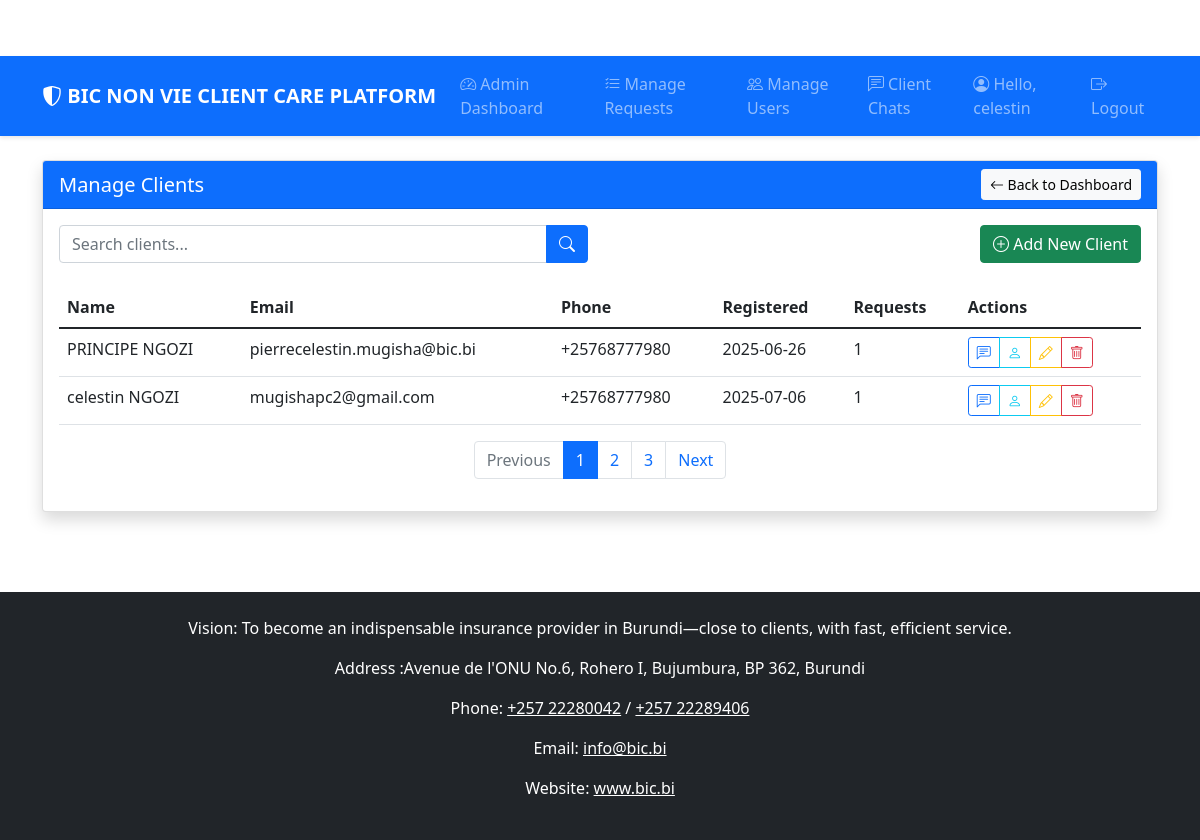
The page /admin/manage-users (signed in) on the database its author committed.
### app.py (models this page shows, shortened)
class User(UserMixin, db.Model):
    id = db.Column(db.Integer, primary_key=True)
    email = db.Column(db.String(100), unique=True, nullable=False)
    password = db.Column(db.String(100), nullable=False)
    first_name = db.Column(db.String(50), nullable=False)
    last_name = db.Column(db.String(50), nullable=False)
    phone = db.Column(db.String(20))
    role = db.Column(db.String(20), default='client')  # 'client' or 'admin'
    created_at = db.Column(db.DateTime, default=datetime.utcnow)
    auto_insurance_requests = db.relationship('AutoInsuranceRequest', back_populates='user', lazy=True)
    travel_insurance_requests = db.relationship('TravelInsuranceRequest', back_populates='user', lazy=True)
    comesa_insurance_requests = db.relationship('ComesaInsuranceRequest', back_populates='user', lazy=True)
    accident_declarations = db.relationship('AccidentDeclaration', back_populates='user', lazy=True)
    messages_sent = db.relationship(
        'Message',
        foreign_keys='Message.user_id',
        backref='sender',
        lazy=True
    )
    messages_received = db.relationship(
        'Message',
        foreign_keys='Message.admin_id',
        backref='receiver',
        lazy=True
    )

### app.py (the view)
@app.route('/admin/manage-users')
@login_required
@admin_required
def manage_users():
    search = request.args.get('search', '')
    if search:
        users = User.query.filter(
            (User.role == 'client') &
            ((User.first_name.ilike(f'%{search}%')) |
             (User.last_name.ilike(f'%{search}%')) |
             (User.email.ilike(f'%{search}%')) |
             (User.phone.ilike(f'%{search}%')))
        ).all()
    else:
        users = User.query.filter_by(role='client').all()
    return render_template('admin/manage_users.html', users=users, search=search)

### app.py (called while the page is built)
def admin_required(f):
    @wraps(f)
    def decorated_function(*args, **kwargs):
        if not current_user.is_authenticated or current_user.role != 'admin':
            abort(403)
        return f(*args, **kwargs)
    return decorated_function

@app.context_processor
def inject_datetime():
    return {'datetime': datetime}

@login_manager.user_loader
def load_user(user_id):
    return User.query.get(int(user_id))

@app.context_processor
def inject_now():
    return {'now': datetime.now()}

### templates/admin/manage_users.html (shortened to what this page needs)
{% extends "base.html" %}
{% block content %}
<div class="row">
    <div class="col-12">
        <div class="card">
            <div class="card-header bg-primary text-white">
                <div class="d-flex justify-content-between align-items-center">
                    <h5 class="mb-0">Manage Clients</h5>
                    <div>
                        <a href="{{ url_for('admin_dashboard') }}" class="btn btn-light btn-sm">
                            <i class="bi bi-arrow-left"></i> Back to Dashboard
                        </a>
                    </div>
                </div>
            </div>
            <div class="card-body">
                <div class="row mb-4">
                    <div class="col-md-6">
                        <div class="input-group">
                            <input type="text" class="form-control" placeholder="Search clients..." id="searchInput" value="{{ search }}">
                            <button class="btn btn-primary" type="button" id="searchButton">
                                <i class="bi bi-search"></i>
                            </button>
                        </div>
                    </div>
                    <div class="col-md-6 text-end">
                        <button class="btn btn-success" data-bs-toggle="modal" data-bs-target="#newUserModal">
                            <i class="bi bi-plus-circle"></i> Add New Client
                        </button>
                    </div>
                </div>
                <div class="table-responsive">
                    <table class="table table-hover">
                        <thead>
                            <tr>
                                <th>Name</th>
                                <th>Email</th>
                                <th>Phone</th>
                                <th>Registered</th>
                                <th>Requests</th>
                                <th>Actions</th>
                            </tr>
                        </thead>
                        <tbody>
                            {% for user in users %}
                                <tr>
                                    <td>{{ user.first_name }} {{ user.last_name }}</td>
                                    <td>{{ user.email }}</td>
                                    <td>{{ user.phone }}</td>
                                    <td>{{ user.created_at.strftime('%Y-%m-%d') }}</td>
                                    <td>
                                        {{ user.auto_requests|length + user.travel_requests|length + user.comesa_requests|length + user.accident_declarations|length }}
                                    </td>
                                    <td>
                                        <div class="btn-group btn-group-sm">
                                            <a href="{{ url_for('admin_chat', user_id=user.id) }}" class="btn btn-outline-primary" title="Chat">
                                                <i class="bi bi-chat-left-text"></i>
                                            </a>
                                            <a href="#" class="btn btn-outline-info" title="View Profile">
                                                <i class="bi bi-person"></i>
                                            </a>
                                            <a href="#" class="btn btn-outline-warning" title="Edit">
                                                <i class="bi bi-pencil"></i>
                                            </a>
                                            <a href="#" class="btn btn-outline-danger" title="Delete">
                                                <i class="bi bi-trash"></i>
                                            </a>
                                        </div>
                                    </td>
                                </tr>
                            {% endfor %}
                        </tbody>
                    </table>
                </div>
                <nav aria-label="Page navigation">
                    <ul class="pagination justify-content-center">
                        <li class="page-item disabled">
                            <a class="page-link" href="#" tabindex="-1">Previous</a>
                        </li>
                        <li class="page-item active"><a class="page-link" href="#">1</a></li>
                        <li class="page-item"><a class="page-link" href="#">2</a></li>
                        <li class="page-item"><a class="page-link" href="#">3</a></li>
                        <li class="page-item">
                            <a class="page-link" href="#">Next</a>
                        </li>
                    </ul>
                </nav>
            </div>
        </div>
    </div>
</div>
{% endblock %}

### templates/base.html (shortened to what this page needs)
<!DOCTYPE html>
<html lang="en">
<head>
    <link rel="stylesheet" href="{{ url_for('static', filename='css/style.css') }}">
    <link href="https://cdn.jsdelivr.net/npm/bootstrap@5.1.3/dist/css/bootstrap.min.css" rel="stylesheet">
    <link rel="stylesheet" href="https://cdn.jsdelivr.net/npm/bootstrap-icons@1.8.1/font/bootstrap-icons.css">
</head>
<body>
    <nav class="navbar navbar-expand-lg navbar-dark bg-primary">
        <div class="container">
            <a class="navbar-brand" href="{{ url_for('dashboard') }}">
                <i class="bi bi-shield-shaded"></i> BIC NON VIE CLIENT CARE PLATFORM
            </a>
            <div class="collapse navbar-collapse" id="navbarNav">
                <ul class="navbar-nav me-auto">
                    {% if current_user.is_authenticated %}
                        {% if current_user.role == 'client' %}
                            <li class="nav-item">
                                <a class="nav-link" href="{{ url_for('dashboard') }}">
                                    <i class="bi bi-speedometer2"></i> Dashboard
                                </a>
                            </li>
                            <li class="nav-item dropdown">
                                <a class="nav-link dropdown-toggle" href="#" id="requestDropdown" role="button" data-bs-toggle="dropdown">
                                    <i class="bi bi-file-earmark-text"></i> Request Insurance
                                </a>
                                <ul class="dropdown-menu">
                                    <li><a class="dropdown-item" href="{{ url_for('request_auto') }}">Automobile</a></li>
                                    <li><a class="dropdown-item" href="{{ url_for('request_travel') }}">Travel</a></li>
                                    <li><a class="dropdown-item" href="{{ url_for('request_comesa') }}">COMESA</a></li>
                                </ul>
                            </li>
                            <li class="nav-item">
                                <a class="nav-link" href="{{ url_for('declare_accident') }}">
                                    <i class="bi bi-exclamation-triangle"></i> Declare Accident
                                </a>
                            </li>
                            <li class="nav-item">
                                <a class="nav-link" href="{{ url_for('branches') }}">
                                    <i class="bi bi-geo-alt"></i> Our Branches
                                </a>
                            </li>
                            <li class="nav-item">
                                <a class="nav-link" href="{{ url_for('chat') }}">
                                    <i class="bi bi-chat-left-text"></i> Chat With Us
                                </a>
                            </li>
                        {% else %}
                            <li class="nav-item">
                                <a class="nav-link" href="{{ url_for('admin_dashboard') }}">
                                    <i class="bi bi-speedometer2"></i> Admin Dashboard
                                </a>
                            </li>
                            <li class="nav-item">
                                <a class="nav-link" href="{{ url_for('manage_requests') }}">
                                    <i class="bi bi-list-check"></i> Manage Requests
                                </a>
                            </li>
                            <li class="nav-item">
                                <a class="nav-link" href="{{ url_for('manage_users') }}">
                                    <i class="bi bi-people"></i> Manage Users
                                </a>
                            </li>
                            <li class="nav-item">
                                <a class="nav-link" href="{{ url_for('admin_chat') }}">
                                    <i class="bi bi-chat-left-text"></i> Client Chats
                                </a>
                            </li>
                        {% endif %}
                    {% endif %}
                </ul>
                <ul class="navbar-nav">
                    {% if current_user.is_authenticated %}
                        <li class="nav-item">
                            <span class="nav-link">
                                <i class="bi bi-person-circle"></i> Hello, {{ current_user.first_name }}
                            </span>
                        </li>
                        <li class="nav-item">
                            <a class="nav-link" href="{{ url_for('logout') }}">
                                <i class="bi bi-box-arrow-right"></i> Logout
                            </a>
                        </li>
                    {% endif %}
                </ul>
            </div>
        </div>
    </nav>
    <div class="container mt-4">
        {% block content %}{% endblock %}
    </div>
    <footer class="bg-dark text-white mt-5 py-4">
        <div class="container text-center">
            <p>Vision: To become an indispensable insurance provider in Burundi—close to clients, with fast, efficient service.</p>
            <p> Address :Avenue de l'ONU No.6, Rohero I, Bujumbura, BP 362, Burundi</p>
            <p>Phone:
                <a href="tel:+25722280042" class="text-white">+257 22280042</a> /
                <a href="tel:+25722289406" class="text-white">+257 22289406</a>
            </p>
            <p>Email: <a href="mailto:info@bic.bi" class="text-white">info@bic.bi</a></p>
            <p>Website: <a href="http://www.bic.bi" class="text-white" target="_blank">www.bic.bi</a></p>
        </div>
    </footer>
</body>
</html>

### static/css/style.css (style rules this page uses)
:root { --primary-color: #0056b3; --secondary-color: #6c757d; --success-color: #28a745; --danger-color: #dc3545; --warning-color: #ffc107; --light-color: #f8f9fa; --dark-color: #343a40; }
body { font-family: 'Segoe UI', Tahoma, Geneva, Verdana, sans-serif; background-color: #f5f5f5; color: #333; padding-top: 56px; }
.navbar { box-shadow: 0 2px 4px rgba(0, 0, 0, 0.1); }
.card { box-shadow: 0 0.5rem 1rem rgba(0, 0, 0, 0.15); border: none; margin-bottom: 2rem; border-radius: 0.5rem; }
.card-header { font-weight: 600; background-color: rgba(0, 0, 0, 0.03); border-bottom: 1px solid rgba(0, 0, 0, 0.125); }
.btn-primary { background-color: var(--primary-color); border-color: var(--primary-color); }
.navbar-brand { font-weight: 700; font-size: 1.5rem; }
.table-responsive { overflow-x: auto; -webkit-overflow-scrolling: touch; }

### rows shown on the page
User: first_name "celestin"
User: first_name "PRINCIPE", last_name "NGOZI", email "pierrecelestin.mugisha@bic.bi", phone "+25768777980", created_at "2025-06-26", auto_requests|length "1"
User: first_name "celestin", last_name "NGOZI", email "mugishapc2@gmail.com", phone "+25768777980", created_at "2025-07-06", auto_requests|length "1"
